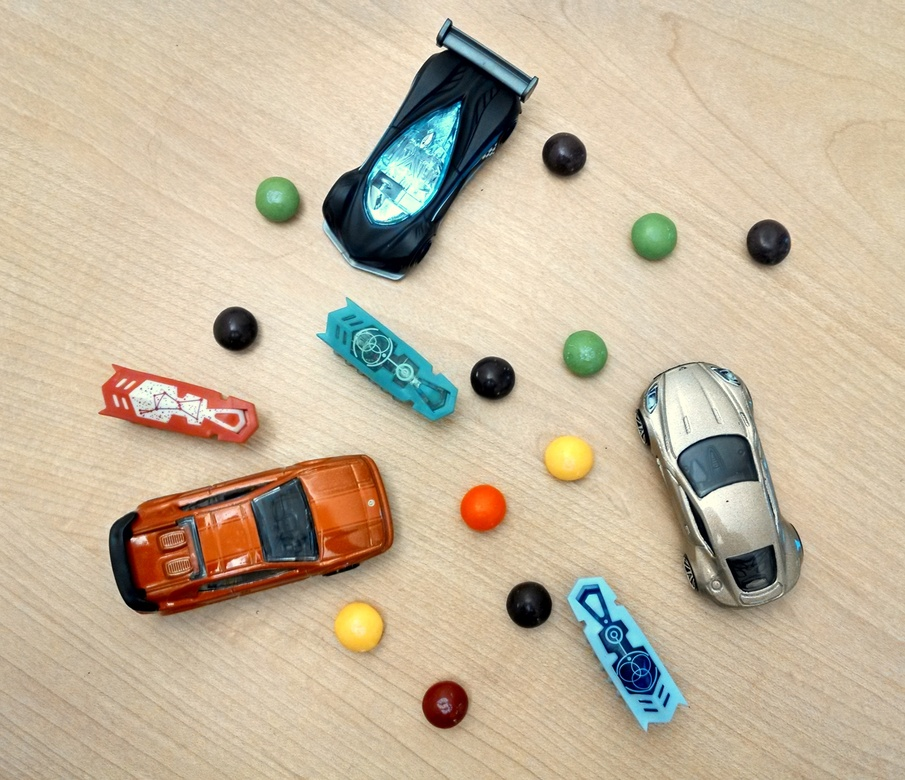
%> input picture labs/lab1/Image_Processing_Made_Easy_Demos/Image Segmentation/Toys_Candy.jpg, 905 x 780 px, shrunk from 2809 x 2421 before the run
$ octave Thresholding.m   (GNU Octave 9; MATLAB toolbox functions it lacks are replaced by stand-ins)
%> lines starting %> are read from the running program, lines starting %| are printed output that depends on the picture; in (x1, y1, x2, y2) boxes, pixels count from 0 and x2, y2 are one past the last pixel; in counts of white or black regions, pixels touching at a corner belong together; the program's own positions count from 1
%% Segmenting and Image using Thresholding
% This example uses level based thresholding to segment the image

% Copyright 2014 The MathWorks, Inc.

%% Read in image
I = imread('Toys_Candy.jpg');
%> I is the input picture: size 780x905x3 uint8; mean R, G, B 197.6, 182.6, 158.1
imshow(I);
%%  Convert to grayscale image
Igray = rgb2gray(I);
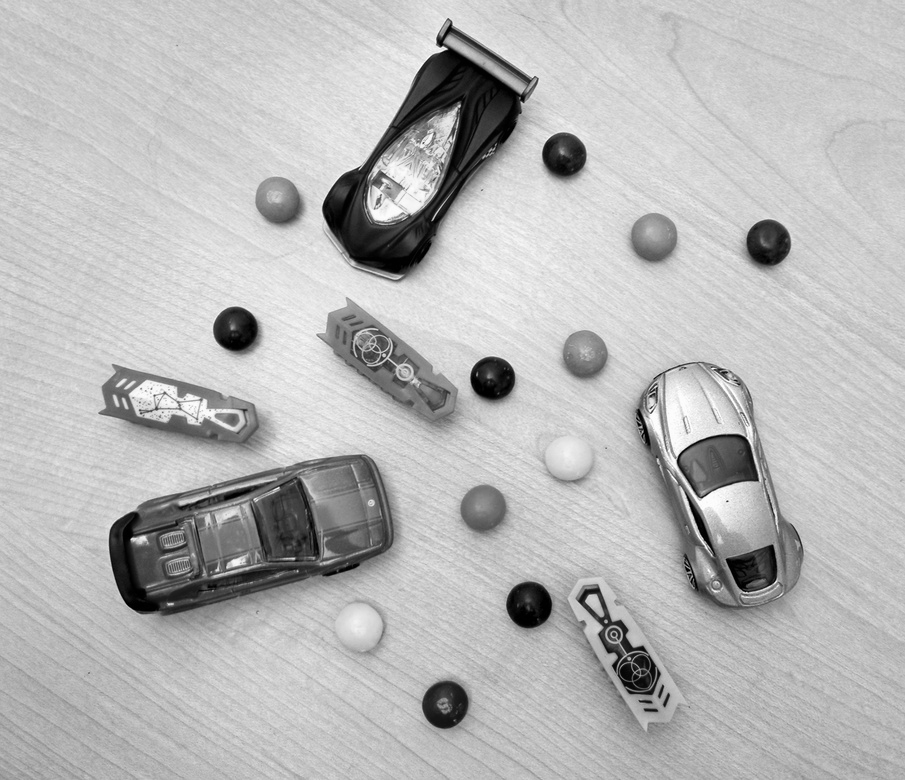
%> Igray: size 780x905 uint8; min 0, max 254, mean 184.3
imshow(Igray);

 %% Problem: illumination doesn't allow for easy segmentation
level = 0.67;
Ithresh = im2bw(Igray,level);
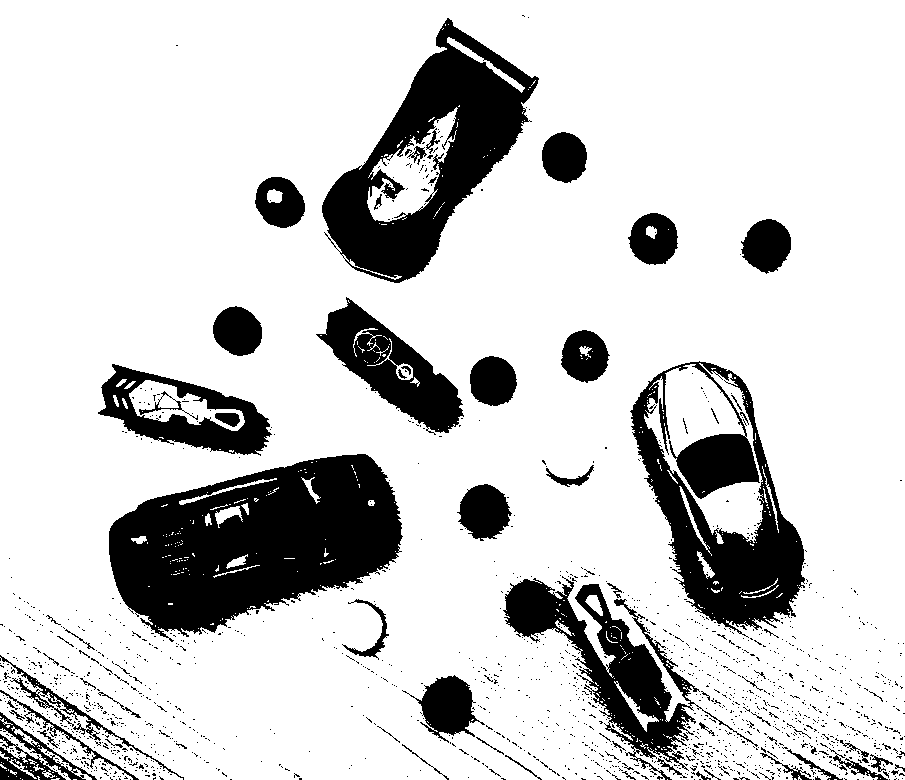
%> Ithresh: size 780x905 logical; 81.1% white; 1622 black regions (1546 under 20 px), largest, box (x1, y1, x2, y2) and area: (109, 454, 403, 642) 34631, (322, 18, 539, 283) 22530, (630, 361, 805, 638) 19811
imshowpair(I, Ithresh, 'montage');
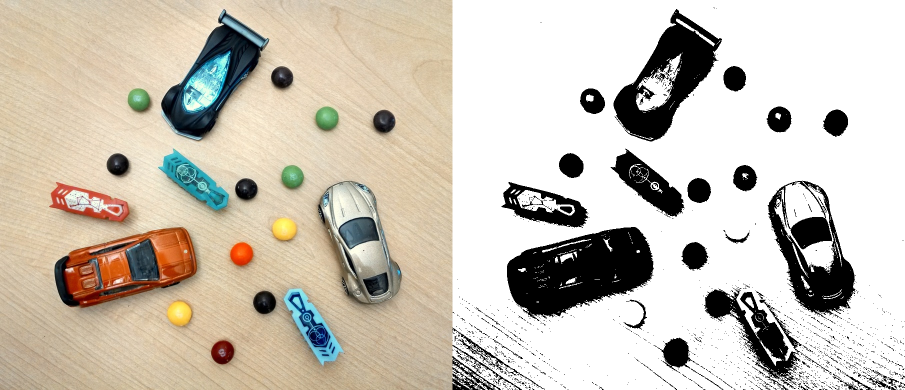
%> displayed picture: size 780x1810x3, on the screen's scale of 0 to 255 (shown at 1/2 size); mean R, G, B 202.2, 194.7, 182.5
